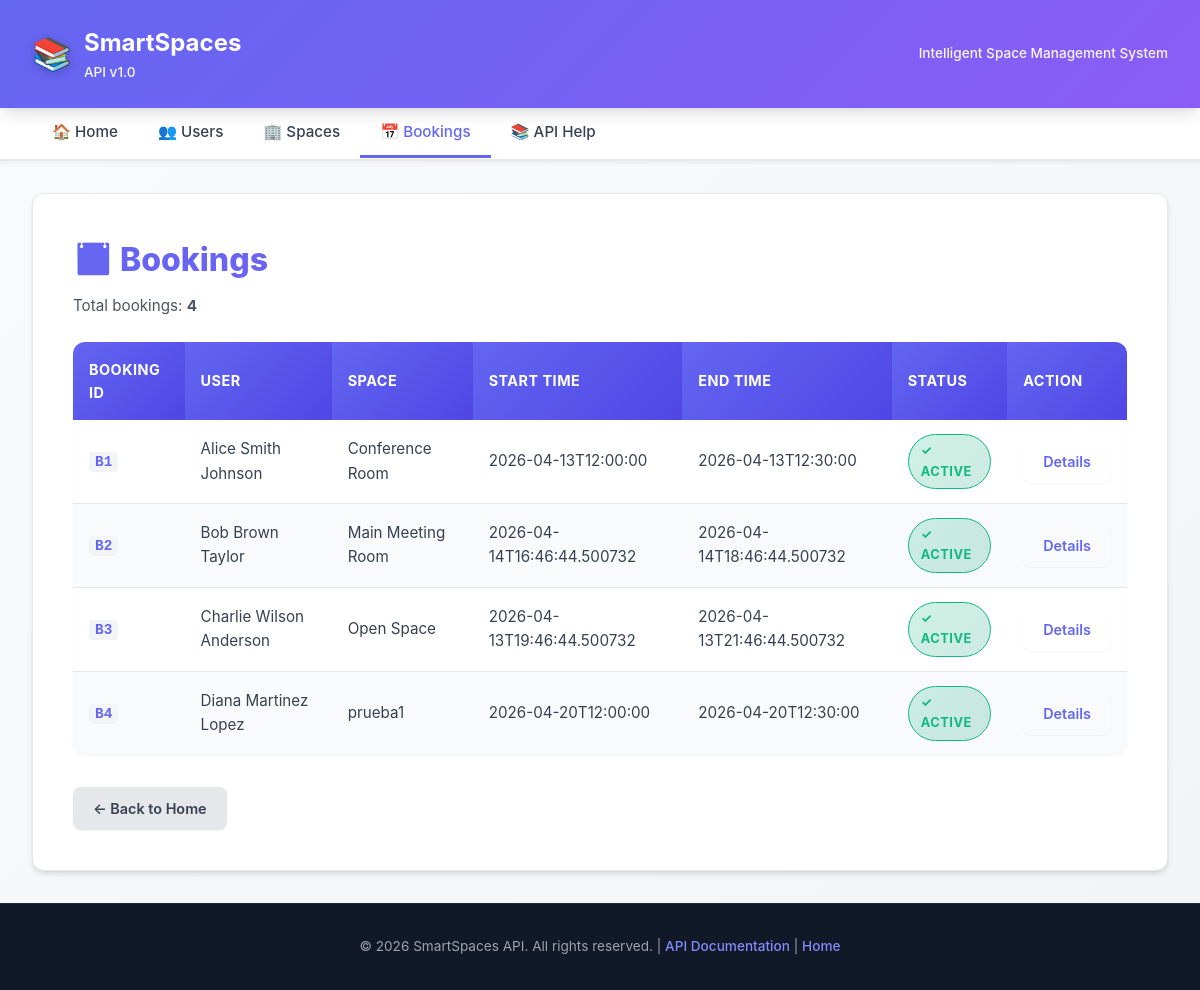
/bookings, run on an earlier commit of the app's database.
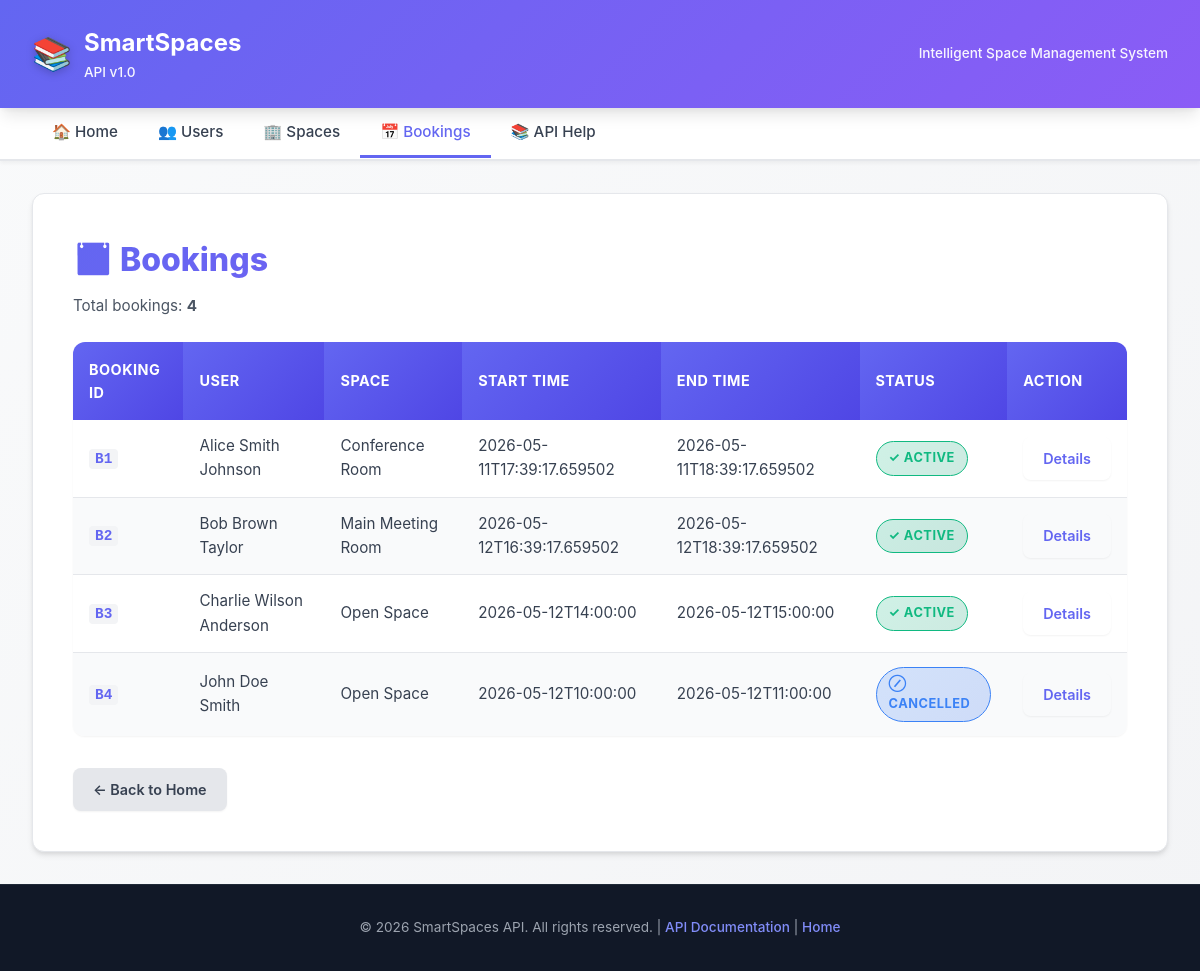
And on a later commit of the database.
### tables this page shows
CREATE TABLE bookings (
        booking_id     TEXT PRIMARY KEY,
        space_id       TEXT NOT NULL,
        user_id        TEXT NOT NULL,
        start_time     TEXT NOT NULL,
        end_time       TEXT NOT NULL,
        booking_status TEXT NOT NULL,
        FOREIGN KEY (space_id) REFERENCES spaces(space_id),
        FOREIGN KEY (user_id)  REFERENCES users(user_id)
    );

CREATE TABLE spaces (
        space_id     TEXT    PRIMARY KEY,
        space_name   TEXT    NOT NULL,
        capacity     INTEGER NOT NULL,
        space_type   TEXT    NOT NULL,
        space_status TEXT    NOT NULL
    );

### presentation/app.py (the view)
@app.route("/bookings", methods=["GET"])
def list_bookings():
    try:
        bookings = booking_service.list_bookings()
        formatted_bookings = [format_booking(b) for b in bookings]
        return render_template('bookings.html', bookings=formatted_bookings)
    except Exception as e:
        logger.error(f"Error al listar reservas: {str(e)}")
        return error_response(f"Error al listar reservas: {str(e)}", 500)

### application/booking_service.py (called while the page is built)
    def list_bookings(self):
        return self._booking_repo.list()

### domain/booking.py (called while the page is built)
    @property
    def booking_id(self):
        return self._booking_id

    @property
    def space(self):
        return self._space

    @property
    def user(self):
        return self._user

    @property
    def start_time(self):
        return self._start_time

    @property
    def end_time(self):
        return self._end_time

    @property
    def status(self):
        return self._booking_status

### domain/space.py (called while the page is built)
    @property
    def space_id(self):
        return self.__space_id

    @property
    def space_name(self):
        return self.__space_name

### domain/space_meetingroom.py (called while the page is built)
    def _validate_room_number(self, room_number):
        if not isinstance(room_number, str) or not room_number.strip(): raise ValueError("Room number must be a non-empty string")

    def _validate_floor(self, floor):
        if not isinstance(floor, int) or floor < 0: raise ValueError("Floor must be a non-negative integer")

    def _validate_num_power_outlets(self, num_power_outlets):
        if not isinstance(num_power_outlets, int) or num_power_outlets < 0: raise ValueError("Number of power outlets must be non-negative")

### domain/user.py (called while the page is built)
    @property
    def name(self):
        return self._name

### presentation/templates/bookings.html (shortened to what this page needs)
{% extends "base.html" %}
{% block content %}
<h1>📅 Bookings</h1>
{% if bookings %}
    <p>Total bookings: <strong>{{ bookings|length }}</strong></p>
    <table>
        <thead>
            <tr>
                <th>Booking ID</th>
                <th>User</th>
                <th>Space</th>
                <th>Start Time</th>
                <th>End Time</th>
                <th>Status</th>
                <th>Action</th>
            </tr>
        </thead>
        <tbody>
            {% for booking in bookings %}
            <tr>
                <td><code>{{ booking.booking_id }}</code></td>
                <td>{{ booking.user_name }}</td>
                <td>{{ booking.space_name }}</td>
                <td>{{ booking.start_time }}</td>
                <td>{{ booking.end_time }}</td>
                <td>
                    {% if booking.booking_status == 'ACTIVE' %}
                        <span class="badge active">✓ Active</span>
                    {% elif booking.booking_status == 'CANCELLED' %}
                        <span class="badge cancelled">⊘ Cancelled</span>
                    {% elif booking.booking_status == 'FINISHED' %}
                        <span class="badge finished">✓ Finished</span>
                    {% else %}
                        <span class="badge">{{ booking.booking_status }}</span>
                    {% endif %}
                </td>
                <td>
                    <a href="{{ url_for('get_booking', booking_id=booking.booking_id) }}" class="btn">Details</a>
                </td>
            </tr>
            {% endfor %}
        </tbody>
    </table>
{% else %}
    <div class="warning-box">
        <strong>⚠️ No bookings found</strong>
    </div>
{% endif %}
<div class="mt-3">
    <a href="{{ url_for('index') }}" class="btn secondary">← Back to Home</a>
</div>
{% endblock %}

What changed in the data, as far as the page shows it:
changed bookings "Conference Room": start_time "2026-04-13T12:00:00" → "2026-05-11T17:39:17.659502"; end_time "2026-04-13T12:30:00" → "2026-05-11T18:39:17.659502"
changed bookings "Main Meeting Room": start_time "2026-04-14T16:46:44.500732" → "2026-05-12T16:39:17.659502"; end_time "2026-04-14T18:46:44.500732" → "2026-05-12T18:39:17.659502"
changed bookings "B3": start_time "2026-04-13T19:46:44.500732" → "2026-05-12T14:00:00"; end_time "2026-04-13T21:46:44.500732" → "2026-05-12T15:00:00"
changed bookings "B4": user_name "Diana Martinez Lopez" → "John Doe Smith"; space_name "prueba1" → "Open Space"; start_time "2026-04-20T12:00:00" → "2026-05-12T10:00:00"; end_time "2026-04-20T12:30:00" → "2026-05-12T11:00:00"; booking_status "✓ ACTIVE" → "⊘ CANCELLED"
